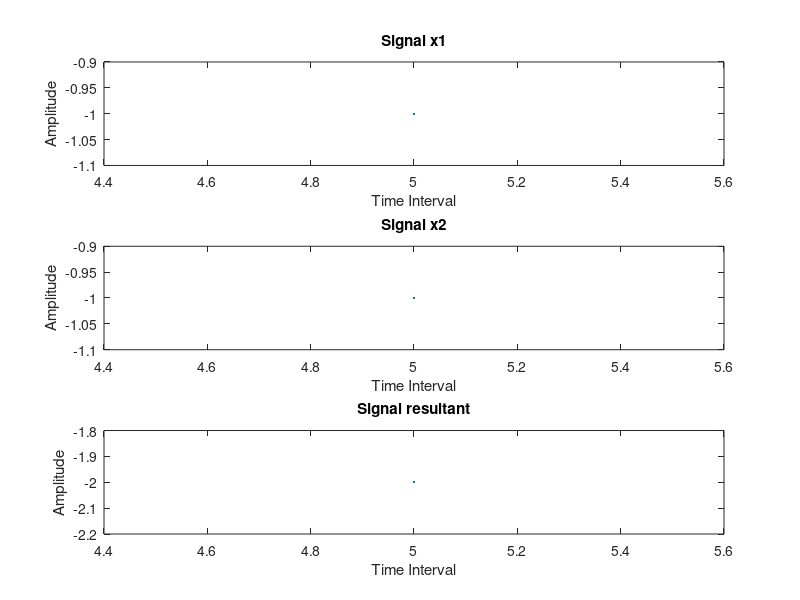

Recreate this plot in MATLAB.
n = input('Enter a time interval...');
x1=cos(2*pi*0.5*n); 
x2=cos(2*pi*0.5*n);
result = x1 + x2;
subplot(3,1,1);
plot(n, x1, 'linewidth', 2);
xlabel('Time Interval');
ylabel('Amplitude');
title('Signal x1');
subplot(3,1,2);
plot(n, x2, 'linewidth', 2);
xlabel('Time Interval');
ylabel('Amplitude');
title('Signal x2');
subplot(3,1,3);
plot(n, result, 'linewidth', 2);
xlabel('Time Interval');
ylabel('Amplitude');
title('Signal resultant');
